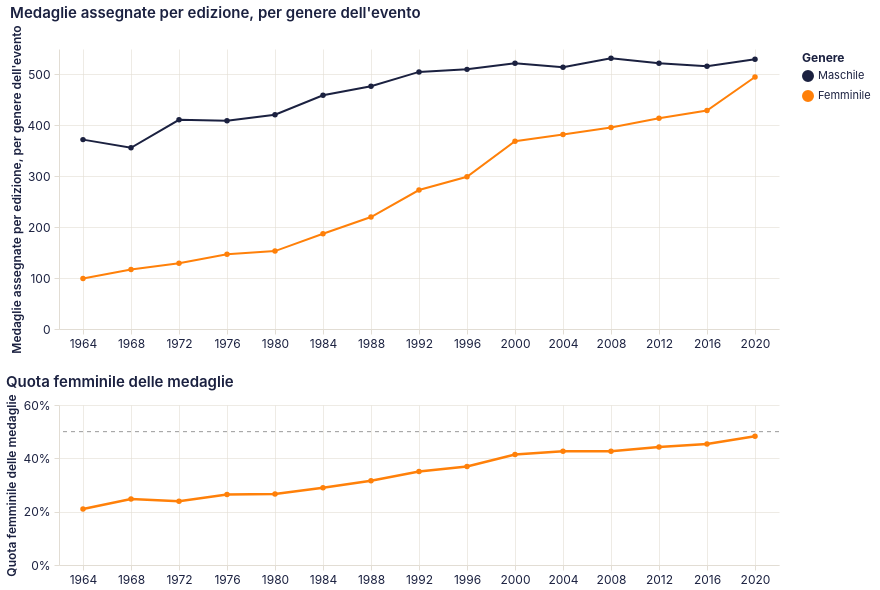

This figure's Vega-Lite source:
### Vega-Lite specification from a JSON file in a GitHub repository (floating-point values rounded to 4 significant figures)
{"config": {"background": "transparent", "view": {"continuousWidth": 400, "continuousHeight": 300, "stroke": null, "fill": null}, "mark": {"color": "#1b2140"}, "arc": {"fill": "#1b2140"}, "area": {"fill": "#1b2140", "line": true, "fillOpacity": 0.15}, "line": {"stroke": "#1b2140", "strokeWidth": 2}, "path": {"stroke": "#1b2140"}, "rect": {"fill": "#1b2140"}, "bar": {"fill": "#1b2140"}, "point": {"fill": "#1b2140", "filled": true}, "shape": {"stroke": "#1b2140"}, "symbol": {"fill": "#1b2140"}, "title": {"color": "#1b2140", "anchor": "start", "fontSize": 15, "font": "Inter, system-ui, -apple-system, BlinkMacSystemFont, 'Segoe UI', Roboto, sans-serif", "fontWeight": 600, "subtitleColor": "#1b2140", "subtitleFont": "Inter, system-ui, -apple-system, BlinkMacSystemFont, 'Segoe UI', Roboto, sans-serif"}, "axis": {"labelColor": "#1b2140", "labelFontSize": 12, "labelFont": "Inter, system-ui, -apple-system, BlinkMacSystemFont, 'Segoe UI', Roboto, sans-serif", "labelFontWeight": 400, "titleColor": "#1b2140", "titleFont": "Inter, system-ui, -apple-system, BlinkMacSystemFont, 'Segoe UI', Roboto, sans-serif", "titleFontWeight": 600, "titleFontSize": 12, "grid": true, "gridColor": "#e2ddd4", "gridWidth": 0.6, "domainColor": "#e2ddd4", "tickColor": "#e2ddd4", "labelAngle": 0, "labelPadding": 4, "tickSize": 5}, "axisBand": {"grid": false}, "legend": {"labelFontSize": 11, "titleFontSize": 12, "labelFont": "Inter, system-ui, -apple-system, BlinkMacSystemFont, 'Segoe UI', Roboto, sans-serif", "titleFont": "Inter, system-ui, -apple-system, BlinkMacSystemFont, 'Segoe UI', Roboto, sans-serif", "labelColor": "#1b2140", "titleColor": "#1b2140", "symbolType": "circle", "padding": 4}, "range": {"category": ["#1b2140", "#ff8009", "#9a0641", "#ffe34a", "#e7b6af", "#0088b0", "#e03830"]}}, "vconcat": [{"data": {"name": "data-5849041294b281a809cd7e69d2d0bb86"}, "mark": {"type": "line", "point": true, "strokeWidth": 2}, "encoding": {"color": {"field": "genere", "scale": {"domain": ["Maschile", "Femminile"], "range": ["#1b2140", "#ff8009"]}, "title": "Genere", "type": "nominal"}, "tooltip": [{"field": "year", "title": "Anno", "type": "ordinal"}, {"field": "genere", "title": "Genere", "type": "nominal"}, {"field": "medaglie", "format": ",.0f", "title": "Medaglie assegnate per edizione", "type": "quantitative"}], "x": {"axis": {"labelAngle": 0, "title": null}, "field": "year", "type": "ordinal"}, "y": {"field": "medaglie", "title": "Medaglie assegnate per edizione, per genere dell'evento", "type": "quantitative"}}, "height": 280, "title": "Medaglie assegnate per edizione, per genere dell'evento", "width": 720}, {"layer": [{"data": {"name": "data-75b7c610ef265eda962265f8c43d8197"}, "mark": {"type": "line", "color": "#ff8009", "point": {"color": "#ff8009"}, "strokeWidth": 2.5}, "encoding": {"tooltip": [{"field": "year", "title": "Anno", "type": "ordinal"}, {"field": "quota_f", "format": ".1%", "title": "Quota femminile delle medaglie", "type": "quantitative"}], "x": {"axis": {"labelAngle": 0, "title": null}, "field": "year", "type": "ordinal"}, "y": {"axis": {"format": "%"}, "field": "quota_f", "scale": {"domain": [0, 0.6]}, "title": "Quota femminile delle medaglie", "type": "quantitative"}}}, {"data": {"name": "data-ae456247d702c6c353c73adae49361a3"}, "mark": {"type": "rule", "color": "#999999", "strokeDash": [4, 4]}, "encoding": {"y": {"field": "quota_f", "type": "quantitative"}}}], "height": 160, "title": "Quota femminile delle medaglie", "width": 720}], "$schema": "https://vega.github.io/schema/vega-lite/v6.4.1.json", "datasets": {"data-5849041294b281a809cd7e69d2d0bb86": [{"year": 1964, "genere": "Femminile", "medaglie": 99}, {"year": 1964, "genere": "Maschile", "medaglie": 372}, {"year": 1968, "genere": "Femminile", "medaglie": 117}, {"year": 1968, "genere": "Maschile", "medaglie": 356}, {"year": 1972, "genere": "Femminile", "medaglie": 129}, {"year": 1972, "genere": "Maschile", "medaglie": 411}, {"year": 1976, "genere": "Femminile", "medaglie": 147}, {"year": 1976, "genere": "Maschile", "medaglie": 409}, {"year": 1980, "genere": "Femminile", "medaglie": 153}, {"year": 1980, "genere": "Maschile", "medaglie": 421}, {"year": 1984, "genere": "Femminile", "medaglie": 187}, {"year": 1984, "genere": "Maschile", "medaglie": 459}, {"year": 1988, "genere": "Femminile", "medaglie": 220}, {"year": 1988, "genere": "Maschile", "medaglie": 477}, {"year": 1992, "genere": "Femminile", "medaglie": 273}, {"year": 1992, "genere": "Maschile", "medaglie": 505}, {"year": 1996, "genere": "Femminile", "medaglie": 299}, {"year": 1996, "genere": "Maschile", "medaglie": 510}, {"year": 2000, "genere": "Femminile", "medaglie": 369}, {"year": 2000, "genere": "Maschile", "medaglie": 522}, {"year": 2004, "genere": "Femminile", "medaglie": 382}, {"year": 2004, "genere": "Maschile", "medaglie": 514}, {"year": 2008, "genere": "Femminile", "medaglie": 396}, {"year": 2008, "genere": "Maschile", "medaglie": 532}, {"year": 2012, "genere": "Femminile", "medaglie": 414}, {"year": 2012, "genere": "Maschile", "medaglie": 522}, {"year": 2016, "genere": "Femminile", "medaglie": 429}, {"year": 2016, "genere": "Maschile", "medaglie": 516}, {"year": 2020, "genere": "Femminile", "medaglie": 495}, {"year": 2020, "genere": "Maschile", "medaglie": 530}], "data-75b7c610ef265eda962265f8c43d8197": [{"year": 1964, "quota_f": 0.2102}, {"year": 1968, "quota_f": 0.2474}, {"year": 1972, "quota_f": 0.2389}, {"year": 1976, "quota_f": 0.2644}, {"year": 1980, "quota_f": 0.2666}, {"year": 1984, "quota_f": 0.2895}, {"year": 1988, "quota_f": 0.3156}, {"year": 1992, "quota_f": 0.3509}, {"year": 1996, "quota_f": 0.3696}, {"year": 2000, "quota_f": 0.4141}, {"year": 2004, "quota_f": 0.4263}, {"year": 2008, "quota_f": 0.4267}, {"year": 2012, "quota_f": 0.4423}, {"year": 2016, "quota_f": 0.454}, {"year": 2020, "quota_f": 0.4829}], "data-ae456247d702c6c353c73adae49361a3": [{"quota_f": 0.5}]}}
